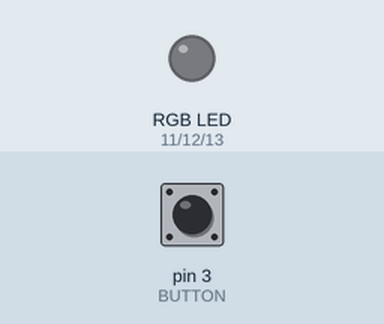
Simulated run of this program. Board: Raspberry Pi (header pin numbers). Parts: an RGB LED mixed from three pins (HIGH = lit). Inputs (shaded band) come from the test bench; at power-on: pin 3 (BUTTON) LOW.

Above: at 1.2 s.
1.3 s: pin 3 (BUTTON) pulsed HIGH 5 times (0.12 s each, 0.3 s apart)
At 3.1 s:
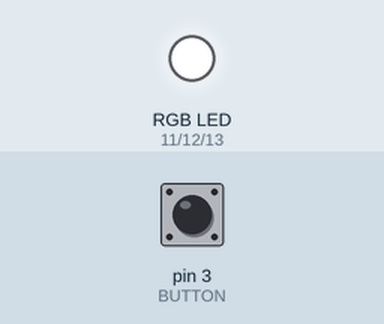
4.3 s: pin 3 (BUTTON) pulled HIGH for 0.15 s
At 5.5 s:
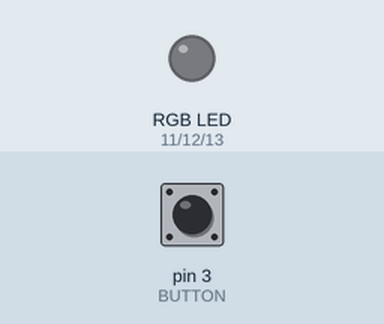
5.9 s: pin 3 (BUTTON) pulled HIGH for 1 s
At 6.9 s:
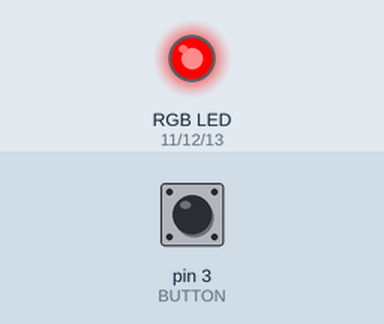
Timing chart, 0 to 8.9 s (numbered marks = the images above; inputs shaded):
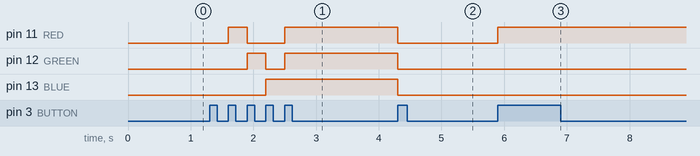

The program:

GPIO_main4.py
```python
## PUSHBUTTON RGB LEN Control 2
import RPi.GPIO as GPIO
import time

BUTTON = 3
RED = 11 # 퍼플
GREEN = 12 # 블루
BLUE = 13 # 그린

GPIO.setmode(GPIO.BOARD)
GPIO.setup(BUTTON, GPIO.IN, pull_up_down=GPIO.PUD_DOWN)
GPIO.setup(RED, GPIO.OUT) # 11핀 출력셋팅
GPIO.setup(GREEN, GPIO.OUT) # 12핀 출력셋팅
GPIO.setup(BLUE, GPIO.OUT) # 13핀 출력셋팅

is_click = False
count = 0

def button_push(channel):
    global count
    if count % 5 == 1: # RED
        GPIO.output(RED, GPIO.HIGH)
        GPIO.output(GREEN, GPIO.LOW)
        GPIO.output(BLUE, GPIO.LOW)

    elif count % 5 == 2: # GREEN
        GPIO.output(RED, GPIO.LOW)
        GPIO.output(GREEN, GPIO.HIGH)
        GPIO.output(BLUE, GPIO.LOW)

    elif count % 5 == 3: # BLUE
        GPIO.output(RED, GPIO.LOW)
        GPIO.output(GREEN, GPIO.LOW)
        GPIO.output(BLUE, GPIO.HIGH)

    elif count % 5 == 4: # WHITE
        GPIO.output(RED, GPIO.HIGH)
        GPIO.output(GREEN, GPIO.HIGH)
        GPIO.output(BLUE, GPIO.HIGH)
    else:
        GPIO.output(RED, GPIO.LOW)
        GPIO.output(GREEN, GPIO.LOW)
        GPIO.output(BLUE, GPIO.LOW)

    count += 1


    # global is_click
    # print('Button pushed!')
    # if is_click == False:
    #     GPIO.output(RED, GPIO.HIGH)
    #     GPIO.output(GREEN, GPIO.HIGH)
    #     GPIO.output(BLUE, GPIO.HIGH)
    # else:
    #     GPIO.output(RED, GPIO.LOW)
    #     GPIO.output(GREEN, GPIO.LOW)
    #     GPIO.output(BLUE, GPIO.LOW)

    # is_click = not is_click

GPIO.add_event_detect(BUTTON, GPIO.RISING,
                    callback=button_push,
                    bouncetime=100)


try:
    while True: time.sleep(0.1)
except KeyboardInterrupt:
    GPIO.output(RED, GPIO.LOW)
    GPIO.output(GREEN, GPIO.LOW)
    GPIO.output(BLUE, GPIO.LOW)
    GPIO.cleanup()
```

Measured:
- after the input at 1.3 s, pin 11 (RED): LOW → HIGH after 0.30 s, → LOW 0.30 s later, → HIGH 0.60 s later; pin 12 (GREEN): LOW → HIGH after 0.60 s, → LOW 0.30 s later, → HIGH 0.30 s later; pin 13 (BLUE): LOW → HIGH after 0.90 s
- after the input at 4.3 s, pin 11 (RED), pin 12 (GREEN), pin 13 (BLUE): HIGH → LOW at once
- after the input at 5.9 s, pin 11 (RED): LOW → HIGH at once
